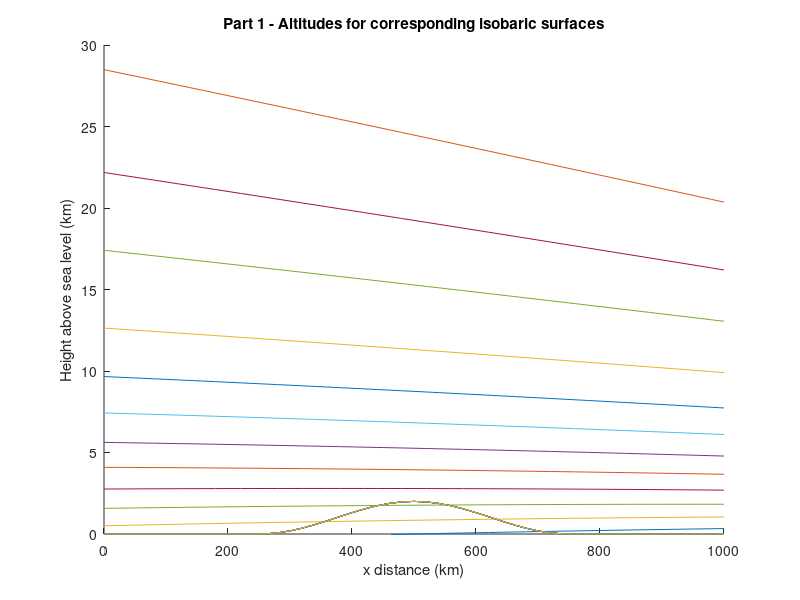
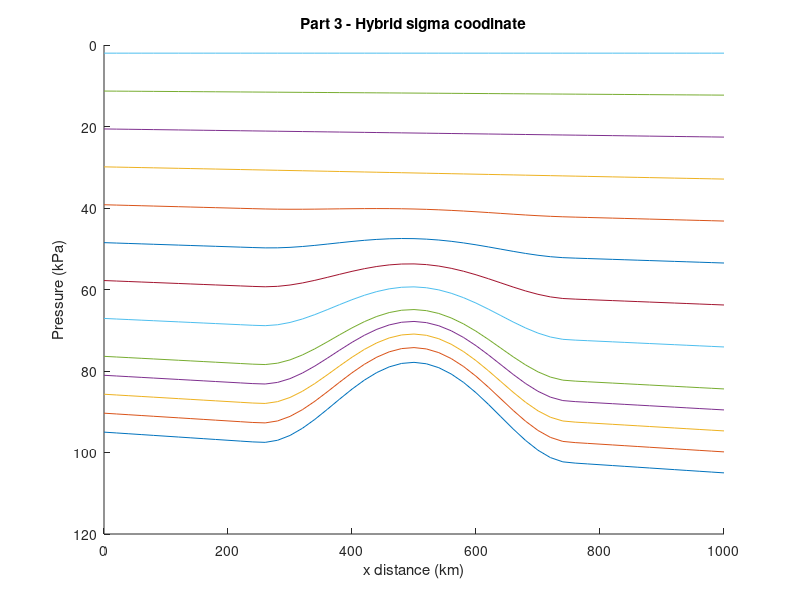
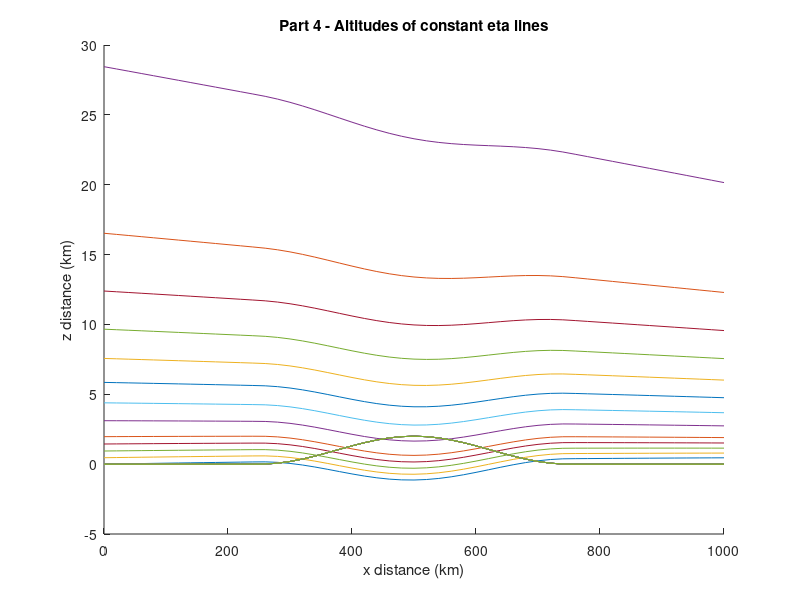

Source code (MATLAB) for these figures, in order:
clear all
close all
%% Inputs
xkm = 0:20:1000;
zkm = 0:1:30;
dx = 20;
dz = 1;
pi_top = 2;
eta_c = 0.3;
a = 0.0293;
P = [100 90 80 70 60 50 40 30 20 10 5 2];
%eta = [0, 0.1, 0.2, 0.3, 0.4, 0.5, 0.6, 0.7, 0.8, 0.85, 0.9, 0.95, 1];
eta = [1, 0.95, 0.9, 0.85, 0.8, 0.7, 0.6, 0.5, 0.4, 0.3, 0.2, 0.1, 0];
%% Temperature
%This loop creates a [31,51] matrix where each row represents the
%temperatures across x for one z value
T_matrix = zeros(length(zkm),length(xkm));
for i=1:length(zkm)
    zkm_calc = zkm(i);
    if zkm_calc < 12
        T = (40 - 0.08.*xkm) - 6.5*zkm_calc + 273; %K
    else
        T = (40-0.08.*xkm) - 6.5*12 + 273; %K
    end
    T_matrix(i,:) = T;
end
%% Q1)
%Find:  On an x-z graph, plot the altitudes (km) of the following isobaric surfaces:
%100, 90, 80, 70, 60, 50, 40, 30, 20, 10, 5, 2 kPa.
%On the same plot, plot the altitude of Zground. 
%% Altitude
alt = zeros(length(P), length(xkm));
Pms1 = 95 + 0.01.*xkm;
z = 0; %corresponding to Pms1
%P(1) = Pms1;
z = -log(P(1)./Pms1)*a.*T_matrix(1,:) + z;
alt(1,:)=z;
for k=2:length(P)
    if z < 12
        T = (40 - 0.08.*xkm) - 6.5*z + 273; %K
    else
        T = (40-0.08.*xkm) - 6.5*12 + 273; %K
    end
    z = -log(P(k)./P(k-1))*a.*T + z;
    alt(k,:)=z;
end
%% Zground
Zground=zeros(1,length(xkm));
for j=1:length(xkm)
    %xkm_calc=xkm(j);
    if 250 < xkm(j) && xkm(j) < 750
        Zground_km = 1 + cos(2*3.14159.*(xkm(j) - 500)/500);
    else
        Zground_km = 0;
    end
    Zground(1,j)=Zground_km;
end
%% Plot Altitudes
figure(1)
hold on
for m=1:length(P)
    plot(xkm,alt(m,:))
    plot(xkm,Zground)
    ylim([0 30])
    xlabel('x distance (km)');
    ylabel('Height above sea level (km)');
    title('Part 1 - Altitudes for corresponding isobaric surfaces')
end
%% Question 2
% Interpolate to find the Psurface (kPa) pressure at Zground. Namely, it is the pressure that corresponds to eta = 1.  
%This pressure that you use to find eta in exercises (3) & (4).
%% Surface Pressure
% %P1 = Pms1;
% z1 = 0;
% Psfc = zeros(1,length(xkm));
% for n=i:length(xkm)
%     P2 = Pms1(n)*exp((z1 - Zground(n))/(a*T_matrix(1,n)));
%     Psfc(1,n)=P2;    
% end
% Table = [xkm(:), Zground(:), Psfc(:)];
% Table = Table.'; % Remove semi colon before publishing
%% Surface Pressure 2
z1 = 0;
Psfc = Pms1.*exp((z1 - Zground)./(a.*T_matrix(1,:)));
Table = [xkm(:), Zground(:), Psfc(:)];
Table = Table.'; % Remove semi colon before publishing
%% Question 3
%Create a new P-x graph, on which you plot lines of constant eta, for the eta values listed below.  
%Namely, it should look something like WRF4 figure 2.1b, but with the more realistic meteorology that I prescribed above.  
%Also, like that figure, plot pressure P on the vertical axis in reversed order (highest pressure at the bottom of the figure), 
%but don't use a log scale for P.

%CAUTION: when calculating the values of B to use in WRF4 eq. (2.2), 
%be advised that WRF4 eq. (2.3) applies only for eta > eta_c. Otherwise, set B = 0 for eta <= eta_c.
%% Lines of constant eta
c1 = 2*eta_c^2/(1-eta_c)^3;
c2 = -eta_c*(4 + eta_c + eta_c^2)/(1-eta_c)^3;
c3 = 2*(1+eta_c+eta_c^2)/(1-eta_c)^3;
c4 = -(1+eta_c)/(1-eta_c)^3;

B = zeros(1,length(eta));
for l=1:length(eta)
    etacalc = eta(l);
    if etacalc > eta_c
        B1 = c1 + c2*etacalc + c3*etacalc^2 + c4*etacalc^3;
    else
        B1 = 0;
    end
    B(1,l)=B1;
end

Pd = zeros(length(B), length(xkm));
for q=1:length(B)
    Pd_calc = B(q).*(Psfc-pi_top) + (eta(q)-B(q)).*(Pms1-pi_top) + pi_top;
    Pd(q,:) = Pd_calc;
end
% Pd1 = zeros(length(B), length(xkm));
% for q1=1:length(B)
%     Pd_calc = Pd(q1,:).';
%     Pd1(q1,:) = Pd_calc;
% end
%% Plot Eta lines
figure(2)
hold on
for m=1:length(eta)
    plot(xkm,Pd(m,:))
    %plot(xkm,Zground)
    set(gca, 'YDir','reverse')
    xlabel('x distance (km)');
    ylabel('Pressure (kPa)');
    title('Part 3 - Hybrid sigma coodinate')
end 
%% Question 4
%Create a new z-x graph, on which you plot the z altitudes of the constant 
%eta lines for the same eta values as in part (3) above. Make use of the hypsometric eq 
%to find the heights z at the pressure levels that correspond to the requested eta values.
%% Pressures associated with eta lines
z_eta = -log(Pd(1)./Psfc)*a.*T;
alt_eta(1,:)=z_eta;
for k=2:length(eta)
    if z_eta < 12
        T = (40 - 0.08.*xkm) - 6.5*z_eta + 273; %K
    else
        T = (40-0.08.*xkm) - 6.5*12 + 273; %K
    end
    z_eta = -log(Pd(k)./Pd(k-1))*a.*T + z_eta;
    alt_eta(k,:)=z_eta;
end
%% Plot Eta lines
figure(3)
hold on
for m=1:length(eta)
    plot(xkm,alt_eta(m,:))
    plot(xkm,Zground)
    
    xlabel('x distance (km)');
    ylabel('z distance (km)');
    title('Part 4 - Altitudes of constant eta lines')
end
